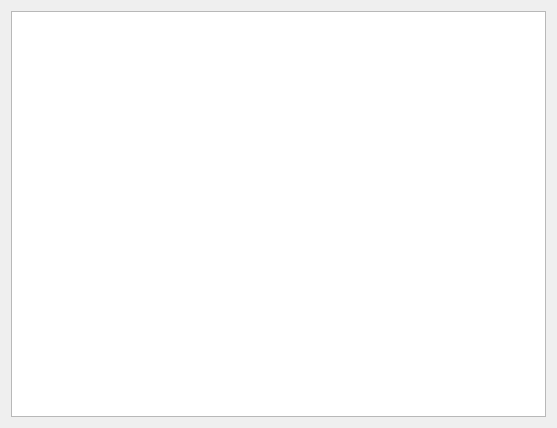
<?xml version="1.0" encoding="UTF-8"?>
<ui version="4.0">
 <class>WidgetTextEdit</class>
 <widget class="QWidget" name="WidgetTextEdit">
  <property name="geometry">
   <rect>
    <x>0</x>
    <y>0</y>
    <width>557</width>
    <height>428</height>
   </rect>
  </property>
  <property name="windowTitle">
   <string>Form</string>
  </property>
  <layout class="QVBoxLayout" name="verticalLayout">
   <item>
    <widget class="QTextEdit" name="textEdit"/>
   </item>
  </layout>
 </widget>
 <resources/>
 <connections/>
</ui>
